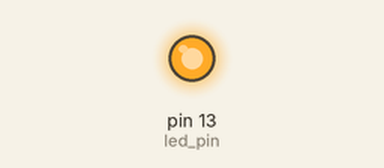
Simulated run of this sketch. Board: Arduino Uno, built with avr-gcc and run on an emulated ATmega328P. Parts: output pins drawn as LEDs (lit = HIGH).

Above: at 0.1 s.
At 1.1 s:
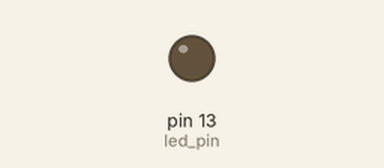
Timing chart, 0 to 2.6 s (numbered marks = the images above):
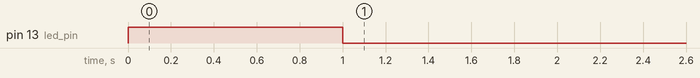

The sketch:

testLEDCircuit_once_.ino
```cpp
int led_pin=13;

void setup() {
  pinMode(led_pin,OUTPUT);
  digitalWrite(led_pin,HIGH);
  delay(1000);
  digitalWrite(led_pin,LOW);
}

void loop() {

}
```
